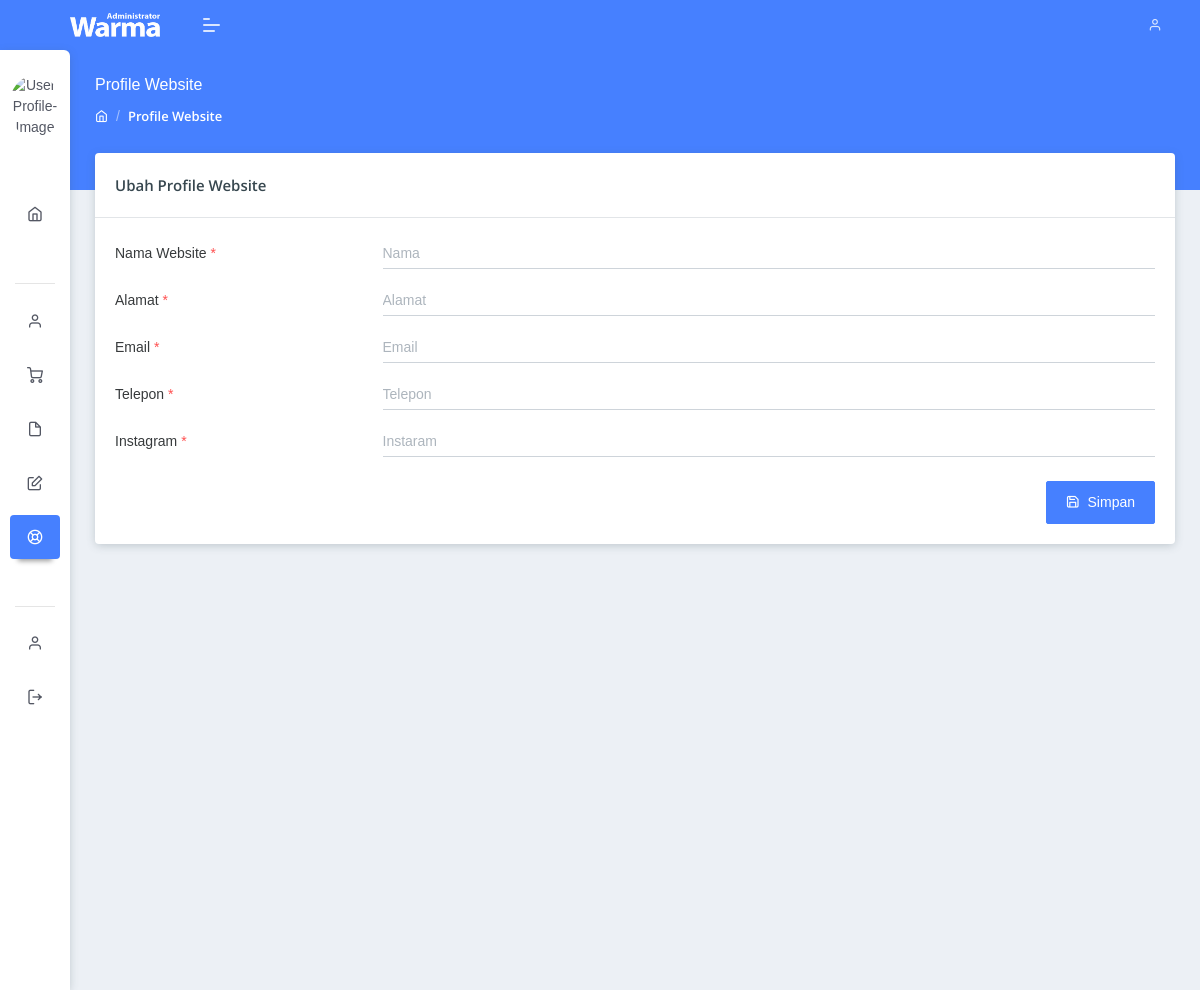
The page /index.php/website/edit_profile_website on the database as committed earlier.
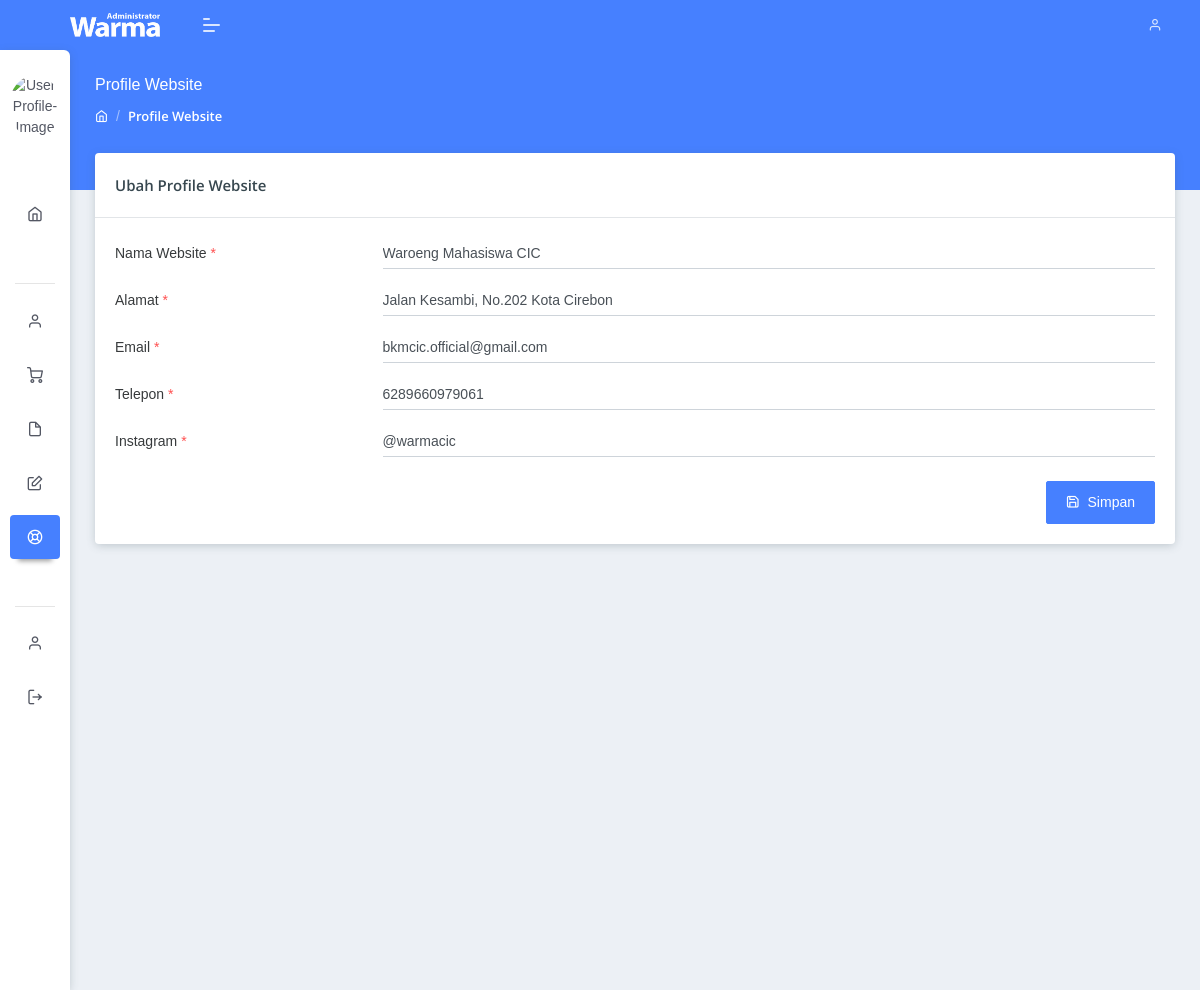
The same page on the database as committed later.
### tables this page shows
CREATE TABLE `profile_website` (
  `id` int(11) NOT NULL,
  `nama_website` varchar(50) NOT NULL,
  `alamat` varchar(100) NOT NULL,
  `email` varchar(100) NOT NULL,
  `telepon` varchar(20) NOT NULL,
  `instagram` varchar(20) NOT NULL
);

### application/core/My_Controller.php (called while the page is built, shortened)
<?php
class My_Controller extends CI_Controller
{
    public function __construct()
    {
        $this->load->model('keranjang_model');
    }
    public function paggingAdmin($content, $data = NULL)
    {
        $data['session'] = $this->db->get_where('admin', ['id_admin' => $this->session->userdata('id')])->row_array();
        $data['header'] = $this->load->view('template/admin/header', $data, TRUE);
        $data['sidebar'] = $this->load->view('template/admin/sidebar', $data, TRUE);
        $data['content'] = $this->load->view($content, $data, TRUE);
        $this->load->view('template/admin/index', $data);
    }
}

### application/controllers/Website.php (called while the page is built, shortened)
<?php
class Website extends My_Controller
{
    public function edit_profile_website()
    {
        $data['title'] = 'Warma CIC | Edit Profile Website';
        $data['website'] = $this->website_model->getProfile_website();
        $this->form_validation->set_rules('nama', 'nama', 'required|trim', [
            'required' => 'Form ini tidak boleh kosong'
        ]);
        $this->form_validation->set_rules('alamat', 'alamat', 'required|trim', [
            'required' => 'Form ini tidak boleh kosong'
        ]);
        $this->form_validation->set_rules('email', 'email', 'required|trim|valid_email', [
            'required' => 'Form ini tidak boleh kosong',
            'valid_email' => 'Email tidak valid'
        ]);
        $this->form_validation->set_rules('telepon', 'telepon', 'required|trim|numeric', [
            'required' => 'Form ini tidak boleh kosong',
            'numeric' => 'Harus di isi dengan angka'
        ]);
        $this->form_validation->set_rules('instagram', 'instagram', 'required|trim', [
            'required' => 'Form ini tidak boleh kosong'
        ]);
        if ($this->form_validation->run() == FALSE) {
            $this->paggingAdmin('admin/website/edit_profile_website', $data);
        } else {
            $this->website_model->editProfile_website();
            $this->session->set_flashdata('message', '<div class="flash-data" data-flashdata="Data berhasil di ubah"></div>');
            redirect('website/edit_profile_website');
        }
    }
}

### index.php (called while the page is built, shortened)
<?php
require_once BASEPATH.'core/CodeIgniter.php';

### application/models/Website_model.php (called while the page is built, shortened)
<?php
class Website_model extends CI_Model
{
    public function getProfile_website()
    {
        $this->db->select('*');
        $this->db->from('profile_website');
        return $this->db->get()->row_array();
    }
}

### application/views/admin/website/edit_profile_website.php (the view, shortened to what the changed rows need)
<div class="pcoded-main-container">
    <div class="pcoded-content">
        <div class="row">
            <div class="col-sm-12">
                <div class="card">
                    <div class="card-body">
                        <form action="<?= site_url('website/edit_profile_website'); ?>" method="POST">
                            <div class="form-group row">
                                <div class="col-sm-9">
                                    <input type="text" class="form-control form-control-sm" id="nama" name="nama" placeholder="Nama" value="<?= $website['nama_website']; ?>">
                                </div>
                            </div>
                            <div class="form-group row">
                                <div class="col-sm-9">
                                    <input type="text" class="form-control form-control-sm" id="alamat" name="alamat" placeholder="Alamat" value="<?= $website['alamat']; ?>">
                                </div>
                            </div>
                            <div class="form-group row">
                                <div class="col-sm-9">
                                    <input type="text" class="form-control form-control-sm" id="email" name="email" placeholder="Email" value="<?= $website['email']; ?>">
                                </div>
                            </div>
                            <div class="form-group row">
                                <div class="col-sm-9">
                                    <input type="text" class="form-control form-control-sm" id="telepon" name="telepon" placeholder="Telepon" value="<?= $website['telepon']; ?>">
                                </div>
                            </div>
                            <div class="form-group row">
                                <div class="col-sm-9">
                                    <input type="text" class="form-control form-control-sm" id="instagram" name="instagram" placeholder="Instaram" value="<?= $website['instagram']; ?>">
                                </div>
                            </div>
                        </form>
                    </div>
                </div>
            </div>
        </div>
    </div>
</div>

Rows that differ between the two databases and show on the page:
added profile_website: nama "Waroeng Mahasiswa CIC", alamat "Jalan Kesambi, No.202 Kota Cirebon", email "bkmcic.official@gmail.com", telepon "6289660979061", instagram "@warmacic"
